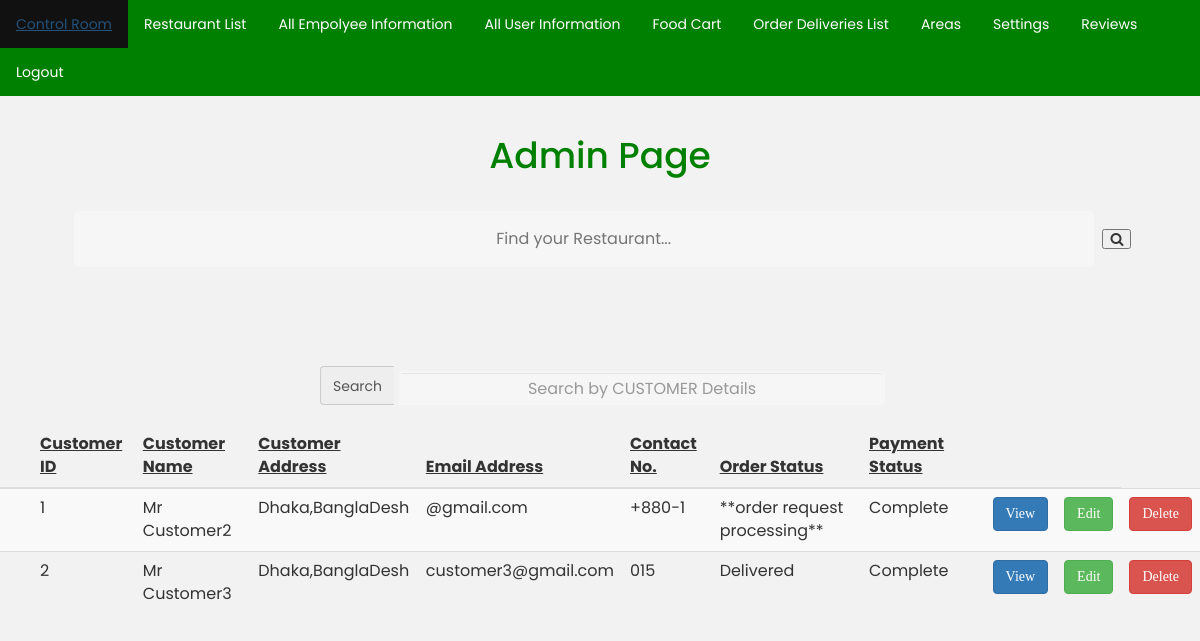
/views/admin_AllUserInformation.php, run on the app's committed database.
### tables this page shows
CREATE TABLE `customer_information` (
  `customer_id` int(100) NOT NULL,
  `customer_name` varchar(100) DEFAULT NULL,
  `customer_address` varchar(100) DEFAULT NULL,
  `email_address` varchar(100) DEFAULT NULL,
  `contact_no` varchar(100) DEFAULT NULL,
  `order_status` varchar(100) DEFAULT NULL,
  `payment_status` varchar(100) DEFAULT NULL,
  `customer_image` varchar(100) NOT NULL
);

### models/database.php (called while the page is built, shortened)
<?php
	 $serverName="localhost";
	 $userName="root";
	 $password="";
	 $dbName="restaurant_database";
	function get($query)
	{
        $data=array();
		global $serverName,$userName,$password,$dbName;
		$conn = mysqli_connect( $serverName, $userName, $password, $dbName);
        $result=mysqli_query($conn,$query);
        if(mysqli_num_rows($result) > 0)
        {
            while($row = mysqli_fetch_assoc($result))
            {
                $entity=array();
                foreach($row as $k=>$v)
                {
                    $entity[$k] = $row[$k];
                }
                $data[] = $entity;
            }
        }
		return $data;
	}
?>

### controllers/admin_CustomerController.php (called while the page is built, shortened)
<?php
	require_once '../models/database.php';
	function getAllCustomerInfo()
	{
		$query ="SELECT * FROM customer_information";
		$customer_information = get($query);
		return $customer_information;
	}
?>

### views/admin_AllUserInformation.php (the view, shortened to what this page needs)
<?php
	include 'Admin_page.php';
	require '../controllers/admin_CustomerController.php';
	$customer_information = getAllCustomerInfo();
?>
<div >
<br/>
<br/>
<br/>
			<div  class="center">
				<div class="input-group">
					<span class="input-group-addon">Search</span>
					<input type="text"  id="search_input" onkeyup="searchCustomer()" placeholder="Search by CUSTOMER Details" class="form-control" />
				</div>
			</div>
	<table class="table table-striped">
		<thead>
			<th></th>
			<th></th>
			<th><u> Customer ID </u></th>
			<th><u> Customer Name </u></th>
			<th><u> Customer Address </u></th>
			<th><u> Email Address </u></th>
			<th><u> Contact No. </u></th>
			<th><u> Order Status </u></th>
			<th><u> Payment Status </u></th>
			<th></th>
			<th></th>
			<th></th>
		</thead>
		<tbody>
			<?php
				foreach($customer_information as $customer)
				{
					echo "<tr>";
						echo "<td>"."</td>";
						echo "<td>"."</td>";
							echo "<td>".$customer["customer_id"]."</td>";
							echo "<td>".$customer["customer_name"]."</td>";
							echo "<td>".$customer["customer_address"]."</td>";
							echo "<td>".$customer["email_address"]."</td>";
							echo "<td>".$customer["contact_no"]."</td>";
							echo "<td>".$customer["order_status"]."</td>";
							echo "<td>".$customer["payment_status"]."</td>";
						echo "<td>"."</td>";
							echo '<td><a href="admin_ViewUserInfo.php?customer_id='.$customer["customer_id"].'" class="btn btn-primary">View</a></td>';
							echo '<td><a href="admin_EditUser.php?customer_id='.$customer["customer_id"].'" class="btn btn-success">Edit</a></td>';
							echo '<td><a href="admin_DeleteUser.php?customer_id='.$customer["customer_id"].'" class="btn btn-danger">Delete</a></td>';
					echo "</tr>";
				}
			?>
		</tbody>
	</table>
</div>

### views/styles/mystyle.css (style rules this page uses)
body { background-color:aliceblue; padding:0px; }
.center { margin: 0 auto; width:50% ; padding:20px; }
.btn { font-family:consolas; }

### views/styles/style2.css (style rules this page uses)
body { background-repeat: no-repeat, repeat; background-color: #cccccc; background: #f2f2f2; font-family: 'Open Sans', sans-serif; }

### views/styles/style.css (style rules this page uses)
html { background-color: #56baed; background-size:cover; }
body { font-family: "Poppins", sans-serif; height: 100vh; }
a { color: #92badd; display:inline-block; text-decoration: none; font-weight: 400; }
input[type=text], input[type=phone], input[type=password] { background-color: #f6f6f6; border: none; color: #0d0d0d; padding: 15px 32px; text-align: center; text-decoration: none; display: inline-block; font-size: 16px; margin: 5px; width: 85%; border: 2px solid #f6f6f6; -webkit-transition: all 0.5s ease-in-out; -moz-transition: all 0.5s ease-in-out; -ms-transition: all 0.5s ease-in-out; -o-transition: all 0.5s ease-in-out; transition: all 0.5s ease-in-out; -webkit-border-radius: 5px 5px 5px 5px; border-radius: 5px 5px 5px 5px; }
input[type=text]:placeholder { color: #cccccc; }
* { box-sizing: border-box; }

### data on the page
customer_information: customer_id "1", customer_name "Mr Customer2", customer_address "Dhaka,BanglaDesh", email_address "@gmail.com", contact_no "+880-1", order_status "**order request processing**", payment_status "Complete"
customer_information: customer_id "2", customer_name "Mr Customer3", customer_address "Dhaka,BanglaDesh", email_address "customer3@gmail.com", contact_no "015", order_status "Delivered", payment_status "Complete"
